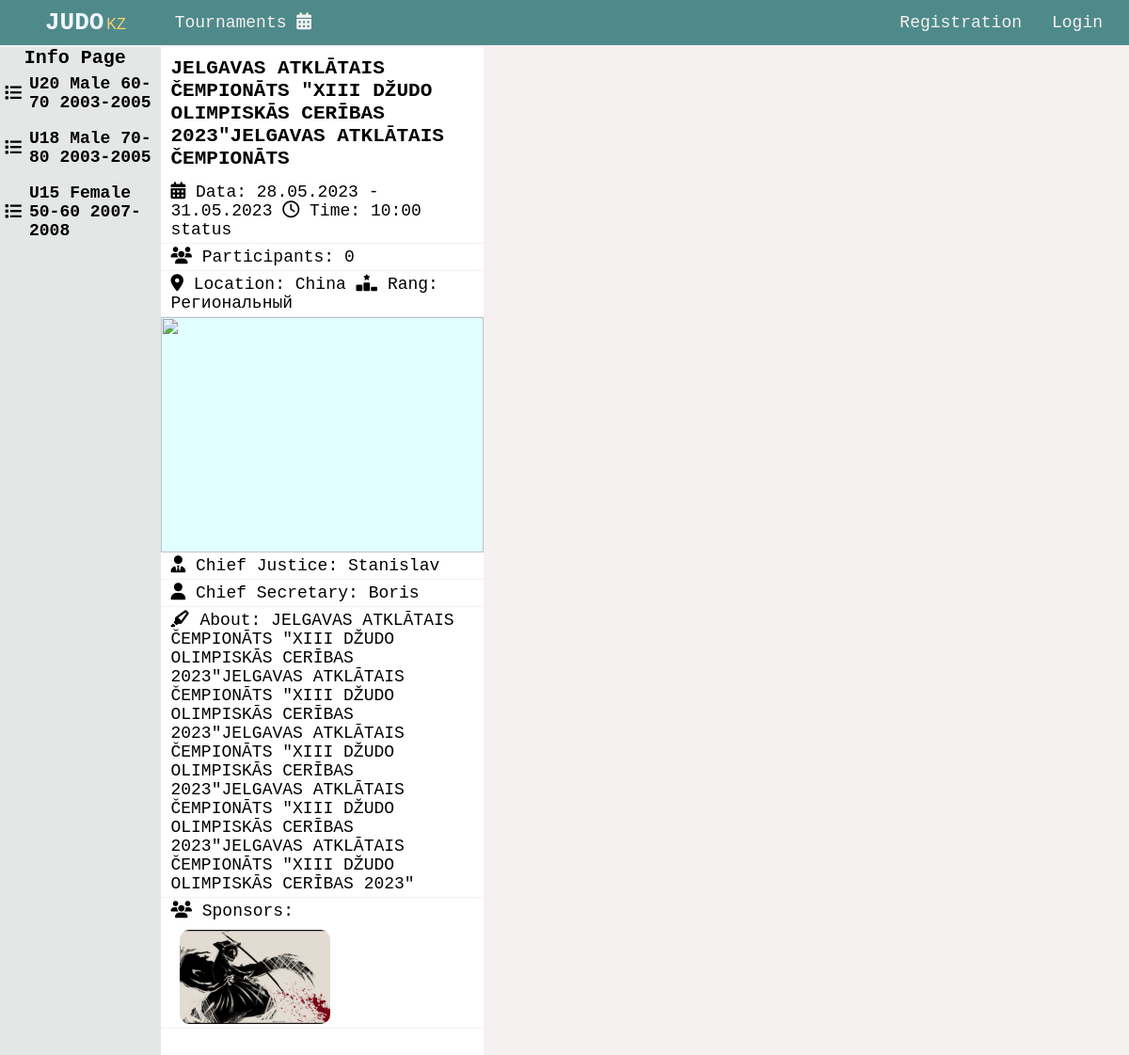
The app's page /tournaments/jelgavas-atklātais-čempionāts-"xiii-džudo-olimpiskās-cerības-2023"/, older data.
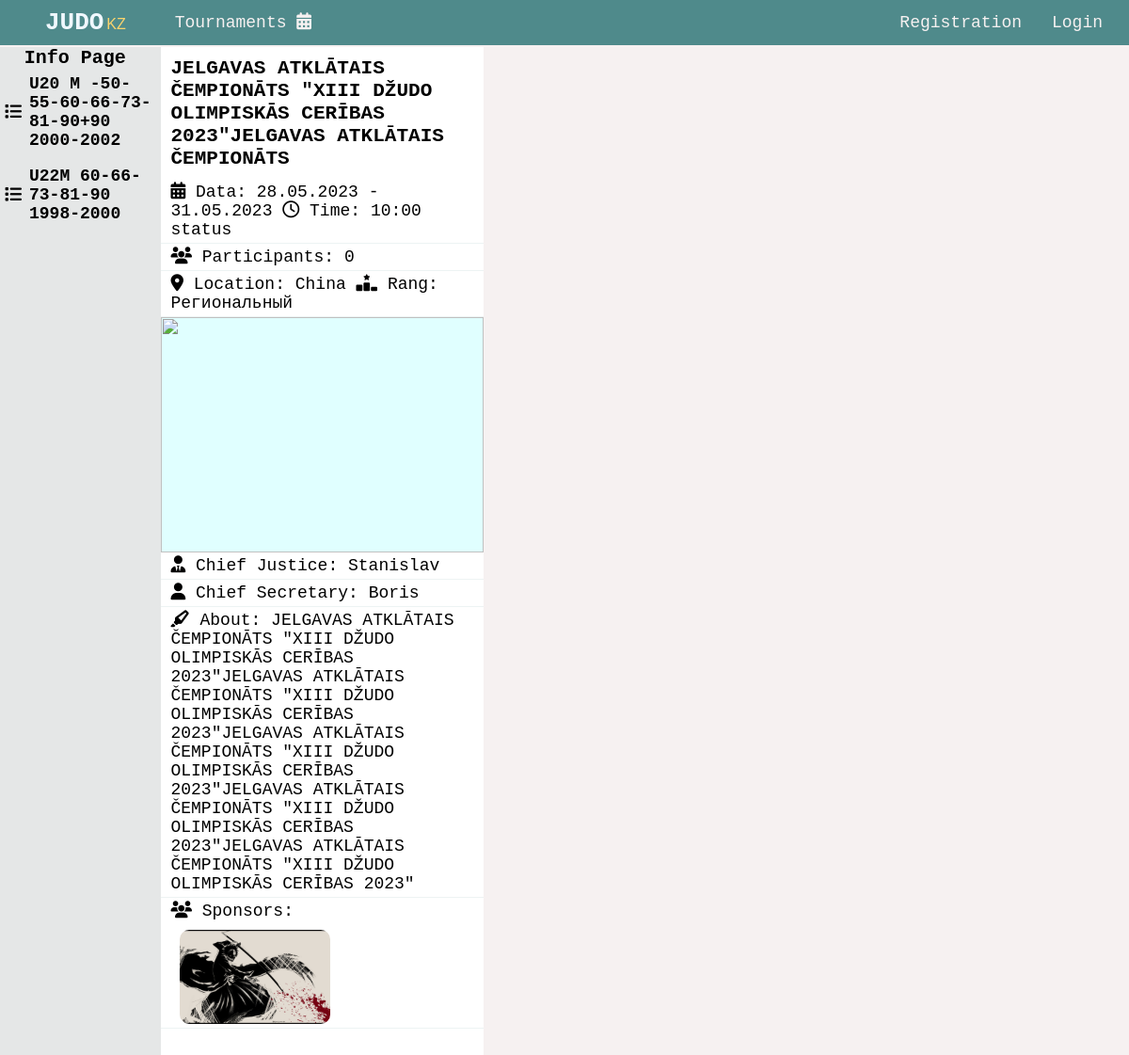
The same page, newer data.
### base/models.py (models this page shows, shortened)
class WeightCategory(models.Model):
   slug  = models.CharField(max_length=50, default='')
   category = models.CharField(max_length=20, blank=True)
   gender = models.CharField(max_length=20, blank=True)
   weight = models.CharField(max_length=100, blank=True)
   year = models.CharField(max_length=20, blank=True)
   participants = models.ManyToManyField(Participant, default=[], blank=True)
   registration = models.CharField(max_length=40, blank=True)
   registration_begin = models.CharField(max_length=40, blank=True)
   registration_end = models.CharField(max_length=40, blank=True)

class Sponsors(models.Model):
   image = models.ImageField(upload_to='sponsors', blank=True)

### base/views/tournaments.py (the view)
# urls.py: path('tournaments/<str:slug>/', tournaments.tournamet_show, name='tournamet_show' ),
def tournamet_show(request, slug):
   tournament = get_object_or_404(Tournament, slug=slug)
   context = {
      'tournament': tournament,
   }
   return render(request, 'base/tournaments/show_tournament.html', context)

### base/templates/base/tournaments/show_tournament.html (shortened to what this page needs)
{% include 'main.html' %}
{% load static %}
{% block title %}
<link rel="stylesheet" href="{% static 'css/tournaments/tournament_show.css' %}">
{% endblock title %}
{% block content %}
<div class="tournament">
   <div class="tournament__menu">
      <a class="tournament__weight__category__link" href="{% url 'base:tournamet_show' tournament.slug %}">
         Info Page
      </a>
      {% for weight_category in tournament.weight_categories.all %}
         <a class="tournament__weight__category">
            <i class="fa-solid fa-list"></i>
            <h4>{{weight_category.slug}}</h4>
         </a>
      {% endfor %}
   </div>
   <div class="tournament__left">
      <h3>{{ tournament.title }}</h3>
      <p>
         <i class="fa-solid fa-calendar-days"></i>
         Data: {{tournament.startData}} - {{tournament.finishData}}
         <i class="fa-regular fa-clock"></i>
         Time: {{tournament.startTime}}
         status
      </p>
      <p>
         <i class="fa-solid fa-users"></i> Participants: 0
      </p>
      <p>
         <i class="fa-solid fa-location-dot"></i> Location: {{tournament.place}}
         <i class="fa-solid fa-ranking-star"></i> Rang: {{tournament.rang}}
      </p>
      <div class="slider">
         <button id="slider__left" >
         </button>
         <img src="" alt="" id="slider__gallery">
         <button id="slider__right">
         </button>
      </div>
      <p>
         <i class="fa-solid fa-user-tie"></i> Chief Justice: {{ tournament.chiefJustice}}
      </p>
      <p>
         <i class="fa-solid fa-user"></i> Chief Secretary: {{ tournament.chiefSecretary }}
      </p>
      <p>
         <i class="fa-solid fa-highlighter"></i> About: {{tournament.about}}
      </p>
      <p class="tournament__sponsors">
         <span>
            <i class="fa-solid fa-users"></i>
            Sponsors: </span>
         {% for sponsor in tournament.sponsors.all %}
         <img src="/static/media/{{sponsor.image}}" alt="{{ sponsor.name }}">
         {% endfor %}
      </p>
   </div>
   <div class="tournament__right">
   </div>
</div>
{% endblock content %}

Row changes from the older to the newer data that the page shows:
removed WeightCategory: slug "U20 Male 60-70 2003-2005"
removed WeightCategory: slug "U18 Male 70-80 2003-2005"
removed WeightCategory: slug "U15 Female 50-60 2007-2008"
added WeightCategory: slug "U20 М -50-55-60-66-73-81-90+90 2000-2002"
added WeightCategory: slug "U22M 60-66-73-81-90 1998-2000"
